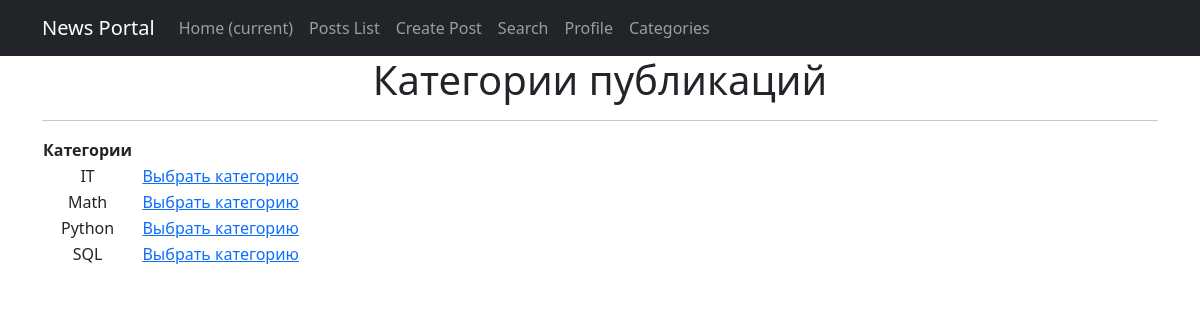
The app's page /posts/categories/ with its own data.
### news/models.py (models this page shows, shortened)
class Category(models.Model):
    name = models.CharField(max_length=64, unique=True)
    subscribers = models.ManyToManyField(User, through='CategorySubscribers')
    class Meta:
        verbose_name = 'Категория'
        verbose_name_plural = 'Категории'

### news/views.py (the view)
# urls.py: path('categories/', cache_page(60)(CategoryList.as_view()), name='categories'),
class CategoryList(ListView):
    model = Category  # указываем модель из которой берем объекты
    template_name = 'news/category_list.html'  # указываем имя шаблона, в котором написан html для отображения объектов модели
    context_object_name = 'categories'  # имя переменной, под которым будет передаваться объект в шаблон

### templates/news/category_list.html (shortened to what this page needs)
{% extends 'default.html' %}
{% block content %}
<h1>Категории публикаций</h1>
  <hr>
<table>
    <thead>
    <th>
        <b> Категории &nbsp </b>
    </th>
    <th>
    </th>
    </thead>
    {% for category in categories %}
    <tr>
        <td>
            {{category.name}} &nbsp <br>
        </td>
        <td>
            <a href="{% url 'category_subscription' category.id %}">Выбрать категорию</a><br>
        </td>
    </tr>
    {% endfor %}
</table>
{% endblock content %}

### records on screen
Category: name "IT"
Category: name "Math"
Category: name "Python"
Category: name "SQL"
